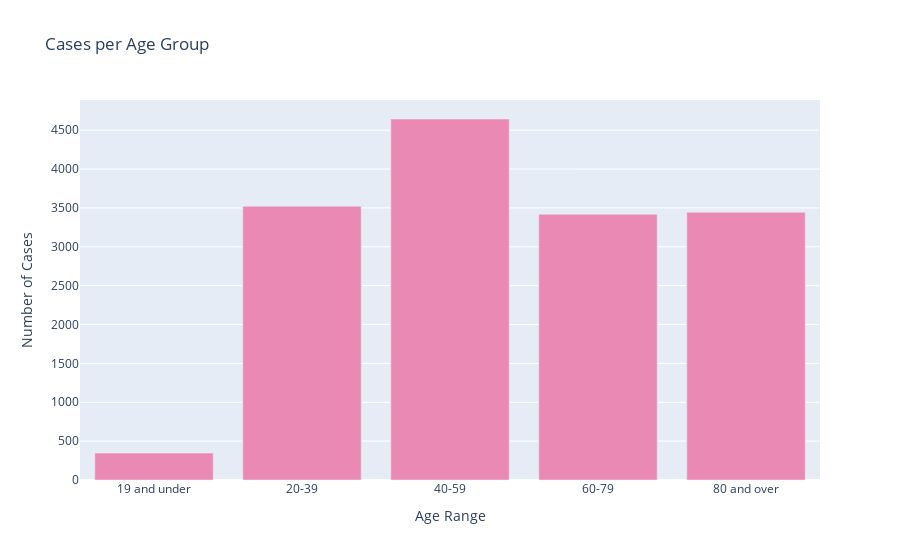

Source (notebook cell):
### Code cell
fig = go.Figure([go.Bar(x=age_ranges, y=ages_num, marker_color = '#EB89B5')])

fig.update_layout(title='Cases per Age Group',
                   xaxis_title='Age Range',
                   yaxis_title='Number of Cases')

fig.show()

with open('../plotly/ontario_age.json', 'w') as f:
    f.write(fig.to_json())

### Figure 1 — Plotly figure (JSON) as saved in the notebook; plotly's stock layout.template omitted (floating-point values rounded to 4 significant figures)
{"data": [{"marker": {"color": "#EB89B5"}, "type": "bar", "x": ["19 and under", "20-39", "40-59", "60-79", "80 and over"], "y": [346, 3521, 4644, 3420, 3443]}], "layout": {"title": {"text": "Cases per Age Group"}, "xaxis": {"title": {"text": "Age Range"}}, "yaxis": {"title": {"text": "Number of Cases"}}}}
